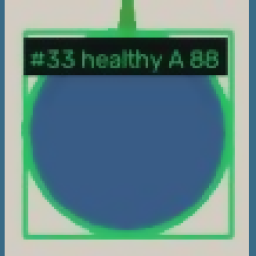
#> input picture onion-vision-lab/vision-api/datasets/crops/crop_00.png, 256 x 256 px
$ python -i hsv_features.py   (imports and definitions only)   (older library calls are emulated)
#> lines starting #> are read from the running program, lines starting #| are printed output that depends on the picture; after the words box and inside, x2 and y2 are one past the last pixel; in counts of white or black regions, pixels touching at a corner belong together
#> further down, picture is the input picture: shape (256, 256, 3); mean B, G, R 137.3, 135.8, 101.8
"""Shared HSV / texture feature extraction for the Onion Vision Lab.

This module is the SINGLE source of truth for hand-crafted visual features.
It is used by:
  * condition.py            (rule-based visible-condition heuristic, Phase 1)
  * train/phase2 RF training (scikit-learn RandomForest features, Phase 2)
  * ensemble.py             (fused condition signals, Phase 2 serving)

Everything operates on BGR numpy images (OpenCV convention).
No ML here - pure measurement. Every number is computed from pixels.
"""

from __future__ import annotations

import numpy as np
import cv2

# Canonical feature ordering (must never change after training; version-stamped)
FEATURE_VERSION = "hsv_tex_v1"
FEATURE_NAMES = [
    "hue_mean", "hue_std", "sat_mean", "sat_std", "val_mean", "val_std",
    "dark_ratio", "very_dark_ratio", "green_ratio", "brown_ratio",
    "pale_ratio", "specular_ratio", "edge_density", "laplacian_var",
    "contrast_std", "sat_gradient",
] + [f"lbp_b{i}" for i in range(9)] + ["hue_entropy"]


def _resize_max(img: np.ndarray, max_side: int = 160) -> np.ndarray:
#> called with max_side = 160
    h, w = img.shape[:2]
#> h = 256; w = 256
    scale = max_side / max(h, w)
#> scale = 0.625
    if scale < 1.0:
        img = cv2.resize(img, (int(w * scale), int(h * scale)), interpolation=cv2.INTER_AREA)
    return img


def _lbp_bins(gray: np.ndarray) -> np.ndarray:
    """Uniform-ish Local Binary Pattern histogram (9 bins = number of 1-bits).

    Hand-rolled LBP so we do not depend on scikit-image.  8-neighbour sign
    pattern, binned by population count (0..8) and L1-normalised.
    """
    g = gray.astype(np.int16)
    rows, cols = g.shape
    if rows < 3 or cols < 3:
        return np.zeros(9, dtype=np.float32)
    center = g[1:-1, 1:-1]
    pattern = np.zeros((rows - 2, cols - 2), dtype=np.uint8)
    bit = 1
    for dy, dx in ((-1, 0), (-1, 1), (0, 1), (1, 1), (1, 0), (1, -1), (0, -1), (-1, -1)):
        neighbor = g[1 + dy: rows - 1 + dy, 1 + dx: cols - 1 + dx]
        pattern |= (neighbor >= center).astype(np.uint8) * bit
        bit <<= 1
    # Bin by number of 1 bits (rotation-invariant population count)
    popcount = np.zeros((rows - 2, cols - 2), dtype=np.uint8)
    for b in range(8):
        popcount += (pattern >> b) & 1
    hist = np.bincount(popcount.ravel(), minlength=9).astype(np.float32)
    total = hist.sum()
    return hist / total if total > 0 else hist


def extract_features(bgr: np.ndarray) -> dict:
    """Measure the canonical feature dict on a BGR crop (onion candidate)."""
    img = _resize_max(bgr)
    hsv = cv2.cvtColor(img, cv2.COLOR_BGR2HSV)
#> hsv: shape (160, 160, 3); mean H, S, V 73.1, 106.7, 153.3
    h, s, v = hsv[..., 0].astype(np.float32), hsv[..., 1].astype(np.float32), hsv[..., 2].astype(np.float32)
    hue_deg = h * 2.0  # OpenCV hue 0..179 -> degrees 0..358
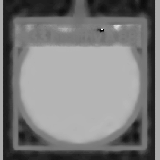
#> hue_deg: shape (160, 160) float32; min 0, max 300, mean 146.1; drawn with min black and max white

    dark_mask = (v < 70) & (s > 30)
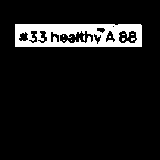
#> dark_mask: shape (160, 160) bool; 8.8% white; 10 white regions (9 under 20 px), largest, box (x1, y1, x2, y2) and area: (15, 24, 142, 47) 2199
    very_dark_mask = v < 45
#> very_dark_mask: shape (160, 160) bool; 7.4% white; 4 white regions (3 under 20 px), largest, box (x1, y1, x2, y2) and area: (16, 24, 141, 47) 1894
    green_mask = (h >= 35) & (h <= 85) & (s > 40) & (v > 40)   # sprout / greens
#> green_mask: shape (160, 160) bool; 20.3% white; 5 white regions, box (x1, y1, x2, y2) and area: (13, 0, 147, 150) 4136, (51, 30, 102, 45) 469, (18, 30, 47, 43) 291, (118, 30, 137, 43) 214, (105, 31, 115, 43) 82
    brown_mask = (h >= 2) & (h <= 22) & (s > 60) & (v > 60)    # healthy onion skin
#> brown_mask: shape (160, 160) bool; every value is 0
    pale_mask = (s < 45) & (v > 120)                            # pale gash / dried skin
#> pale_mask: shape (160, 160) bool; 30.3% white; 6 white regions (1 under 20 px), largest, box (x1, y1, x2, y2) and area: (3, 0, 156, 160) 6611, (107, 112, 142, 146) 555, (18, 114, 51, 146) 534, (137, 48, 142, 54) 25, (18, 47, 22, 54) 20
    specular_mask = (v > 215) & (s < 60)                        # shiny highlight
#> specular_mask: shape (160, 160) bool; 0.2% white in thin lines or dots, all inside (x1, y1, x2, y2) = (18, 0, 146, 145)

    gray = cv2.cvtColor(img, cv2.COLOR_BGR2GRAY)
    sobelx = cv2.Sobel(gray, cv2.CV_32F, 1, 0, ksize=3)
    sobely = cv2.Sobel(gray, cv2.CV_32F, 0, 1, ksize=3)
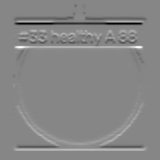
#> sobely: shape (160, 160) float32; min -656, max 588, mean 0.2; drawn with min black and max white
    mag = np.sqrt(sobelx ** 2 + sobely ** 2)
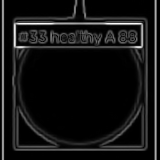
#> mag: shape (160, 160) float32; min 0, max 656, mean 50.7; drawn with min black and max white
    edge_density = float((mag > 60).mean())
#> edge_density = 0.256
    laplacian_var = float(cv2.Laplacian(gray, cv2.CV_32F).var())
#> laplacian_var = 358.7

    sat_gradient = float(np.abs(np.diff(s, axis=0)).mean()) if s.shape[0] > 1 else 0.0
#> sat_gradient = 4.84

    # Hue entropy (in 18-degree bins) - mottled skin vs. uniform skin
    hist = np.bincount((hue_deg / 18.0).astype(np.intp).ravel(), minlength=20).astype(np.float64)
#> hist = 20 values, max 10471 at index 11, min 0 at index 15, mean 1280
    p = hist / max(hist.sum(), 1)
#> p = 20 values, max 0.409 at index 11, min 0 at index 15, mean 0.05
    hue_entropy = float(-(p[p > 0] * np.log2(p[p > 0])).sum())
#> hue_entropy = 2.75

    feats = {
        "hue_mean": float(hue_deg.mean()), "hue_std": float(hue_deg.std()),
        "sat_mean": float(s.mean()), "sat_std": float(s.std()),
        "val_mean": float(v.mean()), "val_std": float(v.std()),
        "dark_ratio": float(dark_mask.mean()),
        "very_dark_ratio": float(very_dark_mask.mean()),
        "green_ratio": float(green_mask.mean()),
        "brown_ratio": float(brown_mask.mean()),
        "pale_ratio": float(pale_mask.mean()),
        "specular_ratio": float(specular_mask.mean()),
        "edge_density": edge_density,
        "laplacian_var": laplacian_var,
        "contrast_std": float(gray.std()),
        "sat_gradient": sat_gradient,
    }
    lbp = _lbp_bins(gray)
#> the loop in _lbp_bins, `for dy, dx in ((-1, 0), (-1, 1), (0, 1), (1, 1), (1, 0), (1, -1), (0, ..` made 8 passes
#> pass 1, in _lbp_bins, `neighbor = g[1 + dy: rows - 1 + dy, 1 + dx: cols - 1 + dx]`:
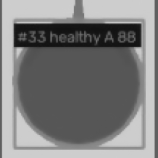
#> neighbor: shape (158, 158) int16; min 17, max 206, mean 125.2
#> after the loop in _lbp_bins, `for dy, dx in ((-1, 0), (-1, 1), (0, 1), (1, 1), (1, 0), (1, -1), (0, ..`:
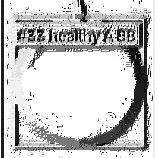
#> pattern: shape (158, 158); min 0, max 255, mean 201.2
#> after the loop in _lbp_bins, `for dy, dx in ((-1, 0), (-1, 1), (0, 1), (1, 1), (1, 0), (1, -1), (0, ..`: bit = 256
#> after the loop in _lbp_bins, `for b in range(8):`:
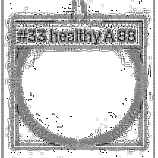
#> popcount: shape (158, 158); min 0, max 8, mean 6.41; drawn with min black and max white
#> in _lbp_bins, `hist = np.bincount(popcount.ravel(), minlength=9).astype(np.float32)`: hist = [105, 249, 338, 930, 3530, 4424, 941, 1181, 13266]
#> in _lbp_bins, `total = hist.sum()`: total = 24964
#> lbp = [0.00421, 0.00997, 0.0135, 0.0373, 0.141, 0.177, 0.0377, 0.0473, 0.531]
    for i, b in enumerate(lbp):
        feats[f"lbp_b{i}"] = float(b)
#> this loop made 9 passes
#> b on passes 1 to 9: 0.00421, 0.00997, 0.0135, 0.0373, 0.141, 0.177, 0.0377, 0.0473, 0.531
#> after the loop, feats = 25 items
    feats["hue_entropy"] = hue_entropy
    return feats


# [42 lines left out: functions feature_vector, condition_cues, not called in this run]


# ---------------------------------------------------------------------------
# Skin-tone variety ESTIMATE (never ground truth - a colour heuristic)
# ---------------------------------------------------------------------------
#
# The app must be honest that it cannot tell one onion variety from another by
# pixels alone. `estimate_variety` returns a labelled ESTIMATE derived from the
# skin colour of the visible surface, following the fixed rule set:
#
#   chromatic skin mask : hue<=48 or hue>=190 (deg) with s>=0.22
#   cream mask          : s<0.28 with v>=0.45 and warm hue (low-sat white/cream)
#   then median hue of the skin mask decides:
#       RED    hue<=24  or hue>=345
#       GOLDEN hue<=48
#       PURPLE hue 190..345
#   else WHITE if the cream mask covers >=25% of a bright skin, else UNKNOWN
#
# Variety here is a colour-family estimate only: lighting, curing and soil all
# shift skin colour, so the label always travels with "estimate" in the UI.

VARIETY_LABELS = {
    "RED": "red",
    "GOLDEN": "golden/yellow",
    "PURPLE": "purple/violet",
    "WHITE": "white/cream",
    "UNKNOWN": "unknown",
}
VARIETIES = tuple(VARIETY_LABELS.keys())


# [62 lines left out: function estimate_variety, not called in this run]

>>> import cv2
>>> picture = cv2.imread('datasets/crops/crop_00.png')
>>> result = extract_features(picture)
#> result = 26 items

$ run again, on onion-vision-lab/vision-api/datasets/crops/crop_01.png
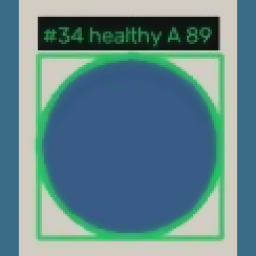
#> input picture onion-vision-lab/vision-api/datasets/crops/crop_01.png, 256 x 256 px
#> picture is the input picture: shape (256, 256, 3); mean B, G, R 138.4, 132.8, 97.2
#> hsv: shape (160, 160, 3); mean H, S, V 75.9, 109.3, 151.7
#> dark_mask: shape (160, 160) bool; 6.4% white; 10 white regions (9 under 20 px), largest, box (x1, y1, x2, y2) and area: (24, 11, 137, 31) 1615
#> very_dark_mask: shape (160, 160) bool; 5.8% white; 1 white region, box (x1, y1, x2, y2) and area: (24, 11, 136, 31) 1488
#> green_mask: shape (160, 160) bool; 17.3% white; 5 white regions, box (x1, y1, x2, y2) and area: (21, 31, 141, 152) 3621, (55, 17, 102, 30) 389, (27, 16, 53, 28) 207, (116, 16, 133, 28) 150, (104, 17, 113, 27) 58
#> brown_mask: shape (160, 160) bool; every value is 0
#> pale_mask: shape (160, 160) bool; 26% white; 10 white regions (5 under 20 px), largest, box (x1, y1, x2, y2) and area: (12, 0, 148, 160) 5127, (26, 119, 54, 147) 389, (26, 37, 54, 65) 382, (109, 118, 136, 147) 379, (108, 37, 136, 64) 364
#> specular_mask: shape (160, 160) bool; 0.09% white in thin lines or dots, all inside (x1, y1, x2, y2) = (27, 37, 136, 147)
#> edge_density = 0.245
#> laplacian_var = 440.1
#> sat_gradient = 4.76
#> in extract_features, `hist = np.bincount((hue_deg / 18.0).astype(np.intp).ravel(), minlength..`: hist = 20 values, max 12323 at index 11, min 0 at index 13, mean 1280
#> p = 20 values, max 0.481 at index 11, min 0 at index 13, mean 0.05
#> hue_entropy = 2.57
#> after the loop in _lbp_bins, `for dy, dx in ((-1, 0), (-1, 1), (0, 1), (1, 1), (1, 0), (1, -1), (0, ..`:
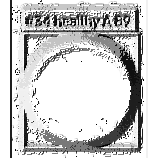
#> pattern: shape (158, 158); min 0, max 255, mean 205
#> after the loop in _lbp_bins, `for dy, dx in ((-1, 0), (-1, 1), (0, 1), (1, 1), (1, 0), (1, -1), (0, ..`: bit = 256
#> after the loop in _lbp_bins, `for b in range(8):`:
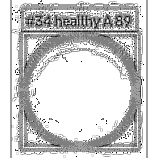
#> popcount: shape (158, 158); min 0, max 8, mean 6.47; drawn with min black and max white
#> in _lbp_bins, `hist = np.bincount(popcount.ravel(), minlength=9).astype(np.float32)`: hist = [91, 230, 343, 739, 3490, 4403, 867, 1136, 13665]
#> total = 24964
#> lbp = [0.00365, 0.00921, 0.0137, 0.0296, 0.14, 0.176, 0.0347, 0.0455, 0.547]
#> the loop in extract_features, `for i, b in enumerate(lbp):` made 9 passes
#> b on passes 1 to 8: 0.00365, 0.00921, 0.0137, 0.0296, 0.14, 0.176, 0.0347, 0.0455
#> after the loop in extract_features, `for i, b in enumerate(lbp):`: feats = 25 items
#> result = 26 items
